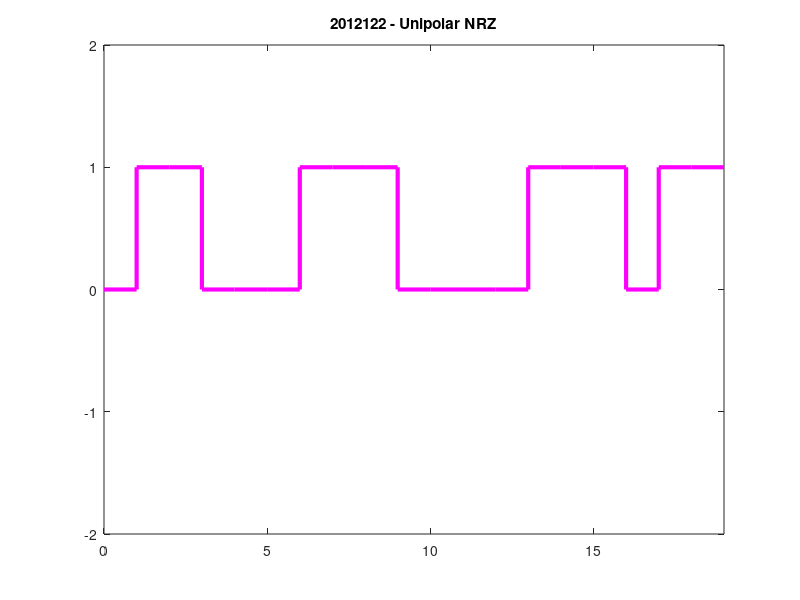

MATLAB code to generate this figure:
m = [0 1 1 0 0 0 1 1 1 0 0 0 0 1 1 1 0 1 1];
n = length(m);
x = [];
y = [];

for i=1:n
    x=[x i-1 i];
    if(m(i)==0)
        y=[y 0 0];
    else
        y=[y 1 1];
    end
end

plot(x, y, 'm', 'LineWidth', 3),axis([0, n, -2, 2]);
title('2012122 - Unipolar NRZ');

print ('Exp8_Unipolar_NRZ','-dpdf','-fillpage');